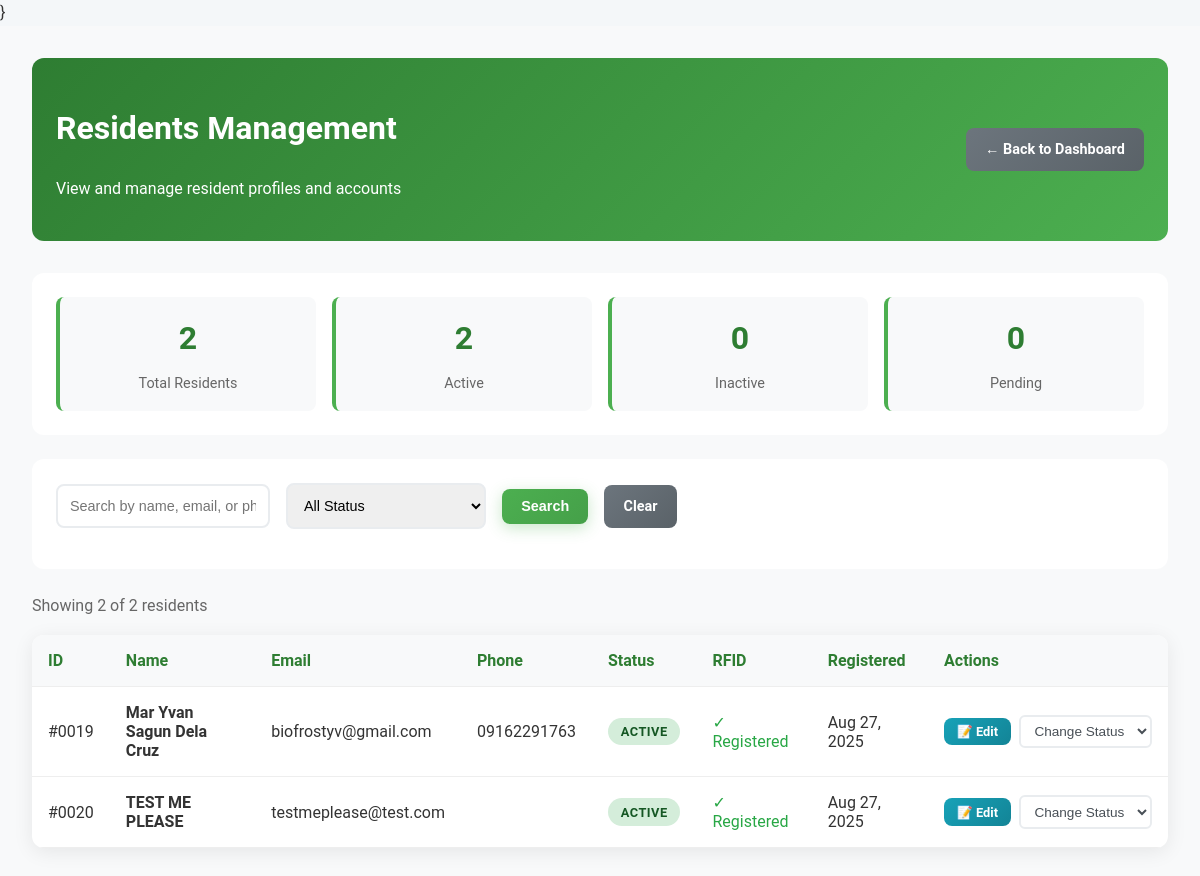
/admin/view-residents.php (signed in), run on an earlier commit of the app's database.
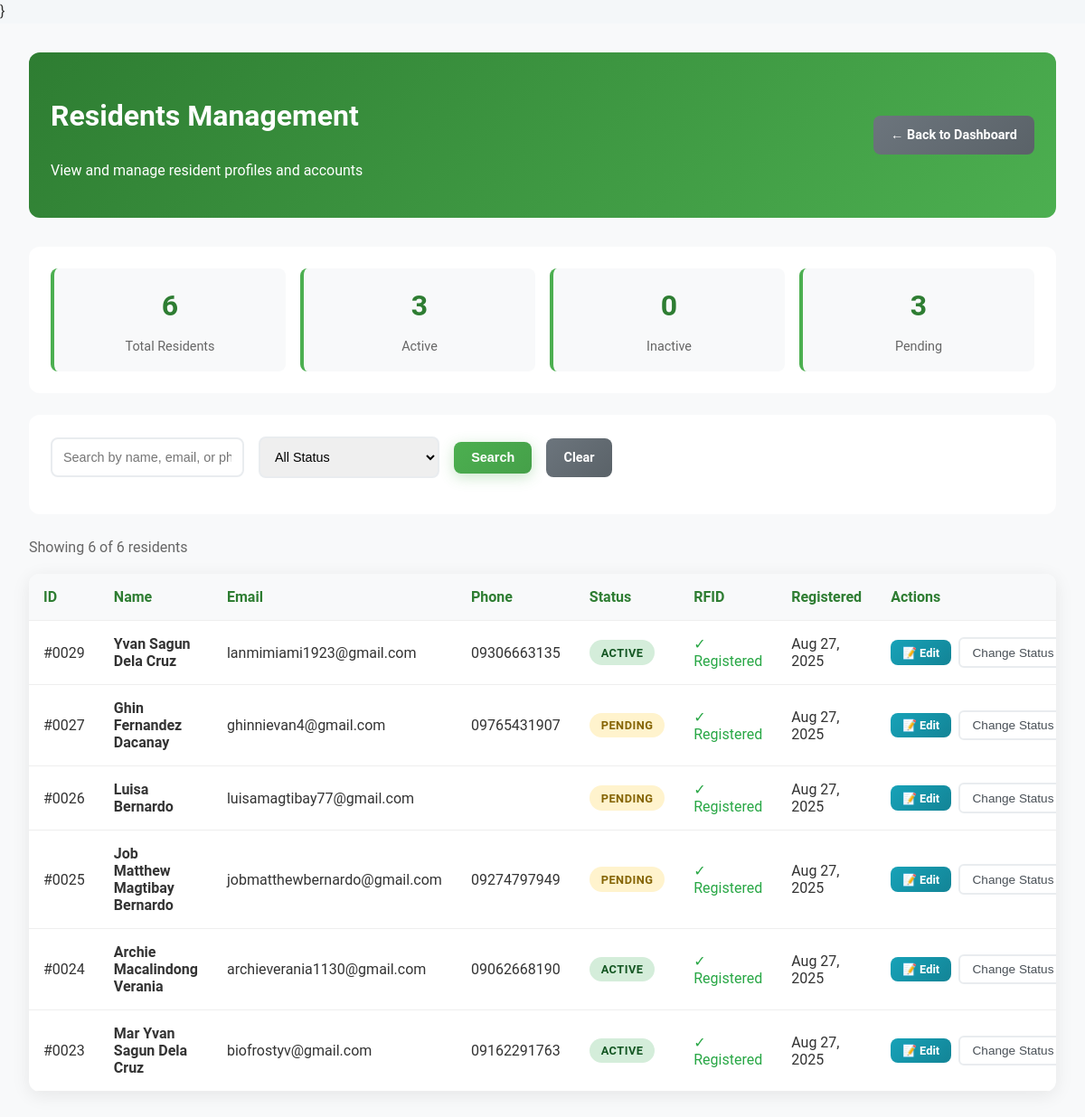
And on a later commit of the database.
### tables this page shows
CREATE TABLE `residents` (
  `id` int(11) NOT NULL,
  `first_name` varchar(100) NOT NULL,
  `middle_name` varchar(100) DEFAULT NULL,
  `last_name` varchar(100) NOT NULL,
  `email` varchar(255) NOT NULL,
  `phone` varchar(20) NOT NULL,
  `password` varchar(255) DEFAULT NULL,
  `address` text NOT NULL,
  `house_number` varchar(20) DEFAULT NULL,
  `barangay` varchar(100) DEFAULT 'Gumaoc East',
  `sitio` varchar(100) DEFAULT 'BLOCK',
  `interviewer` varchar(255) DEFAULT NULL,
  `interviewer_title` varchar(255) DEFAULT NULL,
  `birthdate` date NOT NULL,
  `birth_place` varchar(255) DEFAULT NULL,
  `gender` enum('Male','Female','Other') NOT NULL,
  `civil_status` enum('Single','Married','Widowed','Separated','Divorced') NOT NULL,
  `rfid_code` varchar(50) DEFAULT NULL,
  `rfid` varchar(50) DEFAULT NULL,
  `status` enum('active','inactive','pending') NOT NULL DEFAULT 'active',
  `reset_otp` varchar(6) DEFAULT NULL,
  `otp_expiry` timestamp NULL DEFAULT NULL,
  `created_at` timestamp NOT NULL DEFAULT current_timestamp(),
  `updated_at` timestamp NOT NULL DEFAULT current_timestamp() ON UPDATE current_timestamp(),
  `profile_complete` tinyint(1) DEFAULT 1 COMMENT '1 = Complete Profile, 0 = Incomplete Profile',
  `created_by` int(11) DEFAULT NULL COMMENT 'ID of user who registered this family member',
  `relationship_to_head` varchar(100) DEFAULT NULL COMMENT 'Relationship to head of family'
);

### admin/view-residents.php (the view, shortened to what the changed rows need)
<?php
require_once '../includes/db_connect.php';
$page = max(1, (int)($_GET['page'] ?? 1));
$per_page = 15;
$offset = ($page - 1) * $per_page;
$where_conditions = [];
$params = [];
$where_clause = $where_conditions ? "WHERE " . implode(" AND ", $where_conditions) : "";
$count_sql = "SELECT COUNT(*) FROM residents $where_clause";
$count_stmt = $pdo->prepare($count_sql);
$count_stmt->execute($params);
$total_records = $count_stmt->fetchColumn();
$sql = "SELECT * FROM residents $where_clause ORDER BY created_at DESC LIMIT $per_page OFFSET $offset";
$stmt = $pdo->prepare($sql);
$stmt->execute($params);
$residents = $stmt->fetchAll(PDO::FETCH_ASSOC);
?>
<!DOCTYPE html>
<html lang="en">
<head>
    <link rel="stylesheet" href="../css/styles.css">
</head>
<body>
    <div class="admin-container">
        <div class="admin-header">
            <div>
                <h1>Residents Management</h1>
            </div>
            <div>
            </div>
        </div>
        <?php
        $stats_sql = "SELECT
            COUNT(*) as total,
            SUM(CASE WHEN status = 'active' THEN 1 ELSE 0 END) as active,
            SUM(CASE WHEN status = 'inactive' THEN 1 ELSE 0 END) as inactive,
            SUM(CASE WHEN status = 'pending' THEN 1 ELSE 0 END) as pending
            FROM residents";
        $stats_stmt = $pdo->prepare($stats_sql);
        $stats_stmt->execute();
        $stats = $stats_stmt->fetch(PDO::FETCH_ASSOC);
        ?>
        <div class="stats-summary">
            <div class="stat-item">
                <div class="stat-number"><?php echo $stats['total']; ?></div>
                <div class="stat-label">Total Residents</div>
            </div>
            <div class="stat-item">
                <div class="stat-number"><?php echo $stats['active']; ?></div>
                <div class="stat-label">Active</div>
            </div>
            <div class="stat-item">
            </div>
            <div class="stat-item">
                <div class="stat-number"><?php echo $stats['pending']; ?></div>
                <div class="stat-label">Pending</div>
            </div>
        </div>
        <div class="admin-controls">
            <form method="GET" class="search-controls">
            </form>
        </div>
        <div style="margin-bottom: 1rem; color: #666;">
            Showing <?php echo count($residents); ?> of <?php echo $total_records; ?> residents
        </div>
        <div class="admin-table">
            <table>
                <thead>
                    <tr>
                        <th>ID</th>
                        <th>Name</th>
                        <th>Email</th>
                        <th>Phone</th>
                        <th>Status</th>
                        <th>RFID</th>
                        <th>Registered</th>
                        <th>Actions</th>
                    </tr>
                </thead>
                <tbody>
                    <?php if (empty($residents)): ?>
                    <tr>
                        <td colspan="8" style="text-align: center; padding: 2rem; color: #666;">
                            No residents found matching your criteria.
                        </td>
                    </tr>
                    <?php else: ?>
                    <?php foreach ($residents as $resident): ?>
                    <tr>
                        <td>#<?php echo str_pad($resident['id'], 4, '0', STR_PAD_LEFT); ?></td>
                        <td>
                            <strong>
                                <?php echo htmlspecialchars($resident['first_name'] . ' ' .
                                    ($resident['middle_name'] ? $resident['middle_name'] . ' ' : '') .
                                    $resident['last_name']); ?>
                            </strong>
                        </td>
                        <td><?php echo htmlspecialchars($resident['email']); ?></td>
                        <td><?php echo htmlspecialchars($resident['phone']); ?></td>
                        <td>
                            <span class="status-badge status-<?php echo $resident['status']; ?>">
                                <?php echo ucfirst($resident['status']); ?>
                            </span>
                        </td>
                        <td>
                            <?php if ($resident['rfid_code']): ?>
                                <span style="color: #28a745;">✓ Registered</span>
                            <?php else: ?>
                                <span style="color: #6c757d;">No RFID</span>
                            <?php endif; ?>
                        </td>
                        <td><?php echo date('M j, Y', strtotime($resident['created_at'])); ?></td>
                        <td>
                            <div style="display: flex; gap: 0.5rem; align-items: center;">
                                <a href="edit-resident.php?id=<?php echo $resident['id']; ?>"
                                   class="btn btn-info" style="font-size: 0.8rem; padding: 0.4rem 0.8rem;">
                                    📝 Edit
                                </a>
                                <form method="POST" style="margin: 0;">
                                    <select name="status" class="action-select" onchange="this.form.submit()">
                                        <option value="">Change Status</option>
                                    </select>
                                </form>
                            </div>
                        </td>
                    </tr>
                    <?php endforeach; ?>
                    <?php endif; ?>
                </tbody>
            </table>
        </div>
    </div>
</body>
</html>

What changed in the data, as far as the page shows it:
removed residents: id "0019", first_name+middle_name+last_name "Mar Yvan Sagun Dela Cruz", email "biofrostyv@gmail.com", phone "09162291763", status "ACTIVE", rfid_code "✓ Registered", created_at "Aug 27, 2025"
removed residents: id "0020", first_name+middle_name+last_name "TEST ME PLEASE", email "testmeplease@test.com", status "ACTIVE", rfid_code "✓ Registered", created_at "Aug 27, 2025"
added residents: id "0029", first_name+middle_name+last_name "Yvan Sagun Dela Cruz", email "lanmimiami1923@gmail.com", phone "09306663135", status "ACTIVE", rfid_code "✓ Registered", created_at "Aug 27, 2025"
added residents: id "0027", first_name+middle_name+last_name "Ghin Fernandez Dacanay", email "ghinnievan4@gmail.com", phone "09765431907", status "PENDING", rfid_code "✓ Registered", created_at "Aug 27, 2025"
added residents: id "0026", first_name+middle_name+last_name "Luisa Bernardo", email "luisamagtibay77@gmail.com", status "PENDING", rfid_code "✓ Registered", created_at "Aug 27, 2025"
added residents: id "0025", first_name+middle_name+last_name "Job Matthew Magtibay Bernardo", email "jobmatthewbernardo@gmail.com", phone "09274797949", status "PENDING", rfid_code "✓ Registered", created_at "Aug 27, 2025"
added residents: id "0024", first_name+middle_name+last_name "Archie Macalindong Verania", email "archieverania1130@gmail.com", phone "09062668190", status "ACTIVE", rfid_code "✓ Registered", created_at "Aug 27, 2025"
added residents: id "0023", first_name+middle_name+last_name "Mar Yvan Sagun Dela Cruz", email "biofrostyv@gmail.com", phone "09162291763", status "ACTIVE", rfid_code "✓ Registered", created_at "Aug 27, 2025"
Also different on the page:
$stats['total']: "2" → "6"
$stats['active']: "2" → "3"
$stats['pending']: "0" → "3"
count($residents): "2" → "6"
$total_records: "2" → "6"
